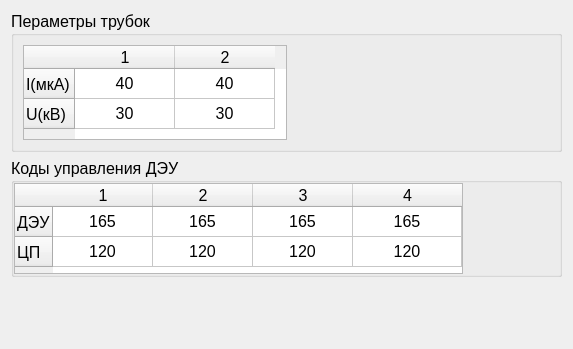
<?xml version="1.0" encoding="UTF-8"?>
<ui version="4.0">
 <class>SPRSettingsRentgenMainWidget</class>
 <widget class="QWidget" name="SPRSettingsRentgenMainWidget">
  <property name="geometry">
   <rect>
    <x>0</x>
    <y>0</y>
    <width>573</width>
    <height>349</height>
   </rect>
  </property>
  <property name="font">
   <font>
    <family>Tahoma</family>
    <pointsize>12</pointsize>
   </font>
  </property>
  <property name="windowTitle">
   <string>Form</string>
  </property>
  <layout class="QVBoxLayout" name="verticalLayout">
   <item>
    <widget class="QGroupBox" name="groupBox">
     <property name="title">
      <string>Пераметры трубок</string>
     </property>
     <property name="alignment">
      <set>Qt::AlignLeading|Qt::AlignLeft|Qt::AlignTop</set>
     </property>
     <property name="flat">
      <bool>true</bool>
     </property>
     <layout class="QHBoxLayout" name="horizontalLayout_2">
      <item>
       <widget class="QTableWidget" name="tTubeVA">
        <property name="sizePolicy">
         <sizepolicy hsizetype="MinimumExpanding" vsizetype="MinimumExpanding">
          <horstretch>0</horstretch>
          <verstretch>0</verstretch>
         </sizepolicy>
        </property>
        <property name="minimumSize">
         <size>
          <width>251</width>
          <height>95</height>
         </size>
        </property>
        <property name="maximumSize">
         <size>
          <width>270</width>
          <height>95</height>
         </size>
        </property>
        <property name="font">
         <font>
          <family>Tahoma</family>
          <pointsize>12</pointsize>
         </font>
        </property>
        <property name="showGrid">
         <bool>true</bool>
        </property>
        <attribute name="horizontalHeaderCascadingSectionResizes">
         <bool>false</bool>
        </attribute>
        <attribute name="horizontalHeaderStretchLastSection">
         <bool>false</bool>
        </attribute>
        <attribute name="verticalHeaderStretchLastSection">
         <bool>false</bool>
        </attribute>
        <row>
         <property name="text">
          <string>I(мкА)</string>
         </property>
        </row>
        <row>
         <property name="text">
          <string>U(кВ)</string>
         </property>
        </row>
        <column>
         <property name="text">
          <string>1</string>
         </property>
        </column>
        <column>
         <property name="text">
          <string>2</string>
         </property>
        </column>
        <item row="0" column="0">
         <property name="text">
          <string>40</string>
         </property>
         <property name="textAlignment">
          <set>AlignCenter</set>
         </property>
         <property name="flags">
          <set>ItemIsSelectable|ItemIsDragEnabled|ItemIsDropEnabled|ItemIsUserCheckable|ItemIsEnabled</set>
         </property>
        </item>
        <item row="0" column="1">
         <property name="text">
          <string>40</string>
         </property>
         <property name="textAlignment">
          <set>AlignCenter</set>
         </property>
        </item>
        <item row="1" column="0">
         <property name="text">
          <string>30</string>
         </property>
         <property name="textAlignment">
          <set>AlignCenter</set>
         </property>
        </item>
        <item row="1" column="1">
         <property name="text">
          <string>30</string>
         </property>
         <property name="textAlignment">
          <set>AlignCenter</set>
         </property>
        </item>
       </widget>
      </item>
      <item>
       <spacer name="horizontalSpacer">
        <property name="orientation">
         <enum>Qt::Horizontal</enum>
        </property>
        <property name="sizeType">
         <enum>QSizePolicy::Expanding</enum>
        </property>
        <property name="sizeHint" stdset="0">
         <size>
          <width>0</width>
          <height>20</height>
         </size>
        </property>
       </spacer>
      </item>
     </layout>
    </widget>
   </item>
   <item>
    <widget class="QGroupBox" name="groupBox_2">
     <property name="title">
      <string>Коды управления ДЭУ</string>
     </property>
     <property name="alignment">
      <set>Qt::AlignLeading|Qt::AlignLeft|Qt::AlignTop</set>
     </property>
     <property name="flat">
      <bool>true</bool>
     </property>
     <layout class="QHBoxLayout" name="horizontalLayout">
      <property name="leftMargin">
       <number>0</number>
      </property>
      <property name="topMargin">
       <number>0</number>
      </property>
      <property name="rightMargin">
       <number>0</number>
      </property>
      <property name="bottomMargin">
       <number>0</number>
      </property>
      <item>
       <widget class="QTableWidget" name="tDEUCode">
        <property name="sizePolicy">
         <sizepolicy hsizetype="MinimumExpanding" vsizetype="MinimumExpanding">
          <horstretch>0</horstretch>
          <verstretch>0</verstretch>
         </sizepolicy>
        </property>
        <property name="minimumSize">
         <size>
          <width>449</width>
          <height>91</height>
         </size>
        </property>
        <property name="maximumSize">
         <size>
          <width>449</width>
          <height>91</height>
         </size>
        </property>
        <property name="font">
         <font>
          <family>Tahoma</family>
          <pointsize>12</pointsize>
         </font>
        </property>
        <property name="autoScroll">
         <bool>true</bool>
        </property>
        <property name="wordWrap">
         <bool>false</bool>
        </property>
        <property name="cornerButtonEnabled">
         <bool>true</bool>
        </property>
        <property name="rowCount">
         <number>2</number>
        </property>
        <property name="columnCount">
         <number>4</number>
        </property>
        <attribute name="horizontalHeaderCascadingSectionResizes">
         <bool>false</bool>
        </attribute>
        <attribute name="horizontalHeaderStretchLastSection">
         <bool>true</bool>
        </attribute>
        <attribute name="verticalHeaderStretchLastSection">
         <bool>false</bool>
        </attribute>
        <row>
         <property name="text">
          <string>ДЭУ</string>
         </property>
        </row>
        <row>
         <property name="text">
          <string>ЦП</string>
         </property>
        </row>
        <column>
         <property name="text">
          <string>1</string>
         </property>
        </column>
        <column>
         <property name="text">
          <string>2</string>
         </property>
        </column>
        <column>
         <property name="text">
          <string>3</string>
         </property>
        </column>
        <column>
         <property name="text">
          <string>4</string>
         </property>
        </column>
        <item row="0" column="0">
         <property name="text">
          <string>165</string>
         </property>
         <property name="textAlignment">
          <set>AlignCenter</set>
         </property>
        </item>
        <item row="0" column="1">
         <property name="text">
          <string>165</string>
         </property>
         <property name="textAlignment">
          <set>AlignCenter</set>
         </property>
        </item>
        <item row="0" column="2">
         <property name="text">
          <string>165</string>
         </property>
         <property name="textAlignment">
          <set>AlignCenter</set>
         </property>
        </item>
        <item row="0" column="3">
         <property name="text">
          <string>165</string>
         </property>
         <property name="textAlignment">
          <set>AlignCenter</set>
         </property>
        </item>
        <item row="1" column="0">
         <property name="text">
          <string>120</string>
         </property>
         <property name="textAlignment">
          <set>AlignCenter</set>
         </property>
        </item>
        <item row="1" column="1">
         <property name="text">
          <string>120</string>
         </property>
         <property name="textAlignment">
          <set>AlignCenter</set>
         </property>
        </item>
        <item row="1" column="2">
         <property name="text">
          <string>120</string>
         </property>
         <property name="textAlignment">
          <set>AlignCenter</set>
         </property>
        </item>
        <item row="1" column="3">
         <property name="text">
          <string>120</string>
         </property>
         <property name="textAlignment">
          <set>AlignCenter</set>
         </property>
        </item>
       </widget>
      </item>
      <item>
       <spacer name="horizontalSpacer_2">
        <property name="orientation">
         <enum>Qt::Horizontal</enum>
        </property>
        <property name="sizeType">
         <enum>QSizePolicy::Expanding</enum>
        </property>
        <property name="sizeHint" stdset="0">
         <size>
          <width>0</width>
          <height>20</height>
         </size>
        </property>
       </spacer>
      </item>
     </layout>
    </widget>
   </item>
   <item>
    <spacer name="verticalSpacer">
     <property name="orientation">
      <enum>Qt::Vertical</enum>
     </property>
     <property name="sizeHint" stdset="0">
      <size>
       <width>20</width>
       <height>40</height>
      </size>
     </property>
    </spacer>
   </item>
  </layout>
 </widget>
 <resources/>
 <connections/>
</ui>
